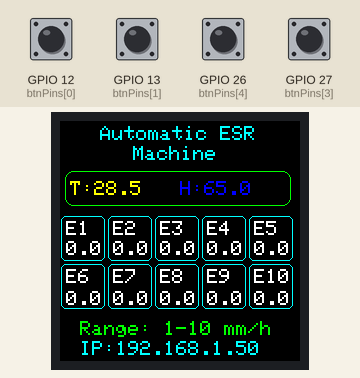
The program below on a simulated ESP32. Parts: 240×240 colour display. Inputs (shaded band) come from the test bench; at power-on: GPIO 12 (btnPins[0]), GPIO 13 (btnPins[1]), GPIO 26 (btnPins[4]), GPIO 27 (btnPins[3]) LOW. WiFi joins after 1.5 s; servers stay silent unless stated; what the program prints to the serial monitor is not drawn.

Above: at 2.9 s.
3.0 s: GPIO 13 (btnPins[1]) pulled HIGH for 0.15 s
At 3.52 s:
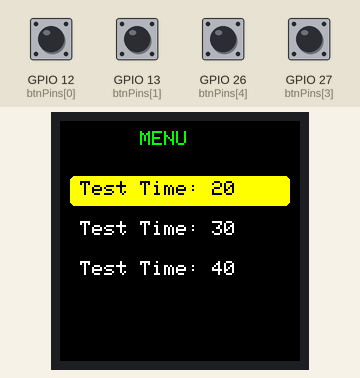
3.7 s: GPIO 12 (btnPins[0]) pulled HIGH for 0.15 s
At 4.1 s:
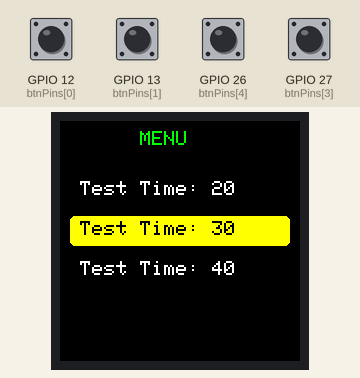
4.4 s: GPIO 13 (btnPins[1]) pulled HIGH for 1 s
At 5.3 s:
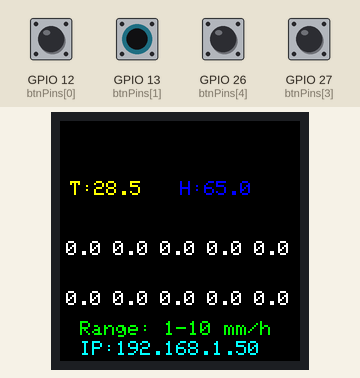
6.0 s: GPIO 27 (btnPins[3]) pulled HIGH for 0.15 s
At 6.4 s:
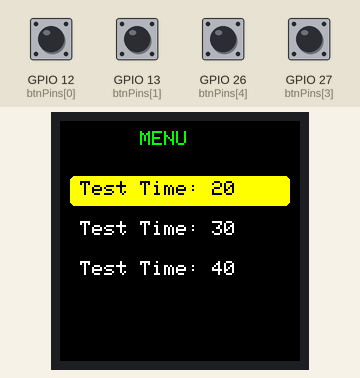
6.7 s: GPIO 27 (btnPins[3]) pulled HIGH for 1 s
At 8.21 s:
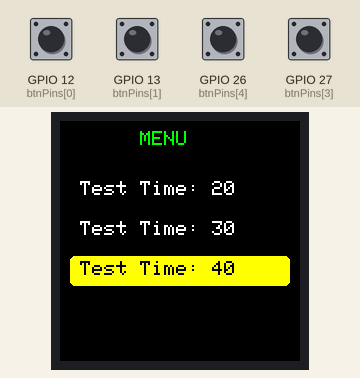
8.3 s: GPIO 12 (btnPins[0]) pulled HIGH for 1 s
At 9.89 s:
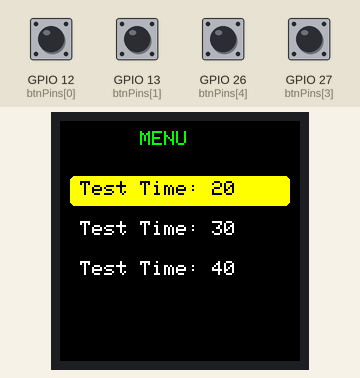
Timing chart, 0 to 10.9 s (numbered marks = the images above; inputs shaded):
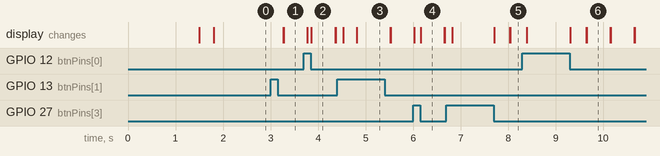

The program:

main.cpp
```cpp
#include <Arduino.h>
#include <WiFi.h>
#include <WebServer.h>
#include <TFT_eSPI.h>
#include <SPI.h>

// WiFi credentials
const char *ssid = "Tanvir";
const char *password = "#MTHT010isback";

WebServer server(80);
TFT_eSPI tft = TFT_eSPI();

// Data
float esrValues[10];
float temperature = 28.5;
float humidity = 65.0;

int testTime = 20; //  FIX
int menuSelection = 0;

// Button pins
const int btnPins[5] = {12, 13, 14, 27, 26};
volatile int menuIndex = 0;

TaskHandle_t displayTaskHandle;

// ===== HTML PAGE =====
String htmlPage()
{
  String html = R"rawliteral(
<!DOCTYPE html>
<html>
<head>
<meta http-equiv="refresh" content="2">
<meta charset="UTF-8">
  <title>Automatic ESR Machine</title>
  <meta name="viewport" content="width=device-width, initial-scale=1">
  <style>
    body {
      font-family: Arial, sans-serif;
      margin: 0;
      text-align: center;
      background: linear-gradient(135deg, #0f2027, #203a43, #2c5364);
      color: #00ffd5;
    }

    /* Header */
    .header h1 {
      font-size: 80px;
      margin: 20px 0;
      text-shadow: 0 0 20px #00ffd5;
    }

    /* 🔥 Sensor Panel (Improved) */
    .sensor-panel {
      display: flex;
      justify-content: center;
      gap: 40px;
      margin: 20px;
    }

    .sensor {
      font-size: 32px;
      padding: 20px 30px;
      border-radius: 15px;

      background: rgba(0, 0, 0, 0.4);
      border: 2px solid #00ffd5;

      box-shadow: 0 0 15px rgba(0,255,213,0.6);
    }

    /* ESR Grid */
    .container {
      display: grid;
      grid-template-columns: repeat(5, 1fr);
      gap: 20px;
      padding: 30px;
      max-width: 1000px;
      margin: auto;
    }

    .esr {
      font-size: 26px;
      padding: 20px;
      border-radius: 12px;
      background: rgba(0,0,0,0.3);
      border: 1px solid rgba(0,255,213,0.5);
      box-shadow: 0 0 10px rgba(0,255,213,0.4);
    }

    /* Range */
    .range {
      font-size: 22px;
      margin-top: 10px;
      text-shadow: 0 0 10px #00ffd5;
    }

    /* Footer */
    .footer {
      margin-top: 10px;
      font-size: 18px;
      color: #aaa;
    }

    .credit {
      font-size: 16px;
      color: #888;
      margin-bottom: 20px;
    }

  </style>

</head>
<body>

  <div class="header">
    <h1>Automatic ESR Machine</h1>
  </div>

<div class="sensor-panel">
  <div class="sensor"> TEMP: )rawliteral";

  html += String(temperature) + " °C</div>";
  html += "<div class='sensor'> HUM: " + String(humidity) + " %</div></div>";

  html += "<div class='container'>";

  for (int i = 0; i < 10; i++)
  {
    html += "<div class='esr'>ESR ";
    html += (i + 1);
    html += ": ";
    html += String(esrValues[i]);
    html += " mm/h</div>";
  }

  html += R"rawliteral(
</div>

<p>Normal ESR Range: 1 - 10 mm/h</p>
<p>Status: Running | ESP32 Web Interface</p>
<p style="color:gray;">Developed by: Ariful Islam Riad (2008004) and Nurul Sajjad (2008006)</p>

</body>
</html>
)rawliteral";

  return html;
}

// ===== HANDLER =====
void handleRoot()
{
  server.send(200, "text/html", htmlPage());
}

// ===== TASKS =====
void TaskWebServer(void *pvParameters)
{
  while (1)
  {
    server.handleClient();
    vTaskDelay(10 / portTICK_PERIOD_MS);
  }
}

void TaskDisplay(void *pvParameters)
{
  tft.fillScreen(TFT_BLACK);

  // ===== HEADER =====
  tft.setTextColor(TFT_CYAN);
  tft.setTextSize(2);
  tft.setCursor(40, 5);
  tft.println("Automatic ESR");

  tft.setCursor(73, 25);
  tft.println("Machine");

  // ===== SENSOR PANEL =====
  tft.drawRoundRect(5, 50, 226, 35, 8, TFT_GREEN);

  // ===== ESR GRID STATIC =====
  int xStart = 1;
  int yStart = 95;
  int boxW = 44;
  int boxH = 45;

  for (int i = 0; i < 10; i++)
  {
    int col = i % 5;
    int row = i / 5;

    int x = xStart + col * (boxW + 3);
    int y = yStart + row * (boxH + 3);

    tft.drawRoundRect(x, y, boxW, boxH, 5, TFT_CYAN);

    tft.setTextColor(TFT_WHITE);
    tft.setTextSize(2);
    tft.setCursor(x + 5, y + 5);
    tft.print("E");
    tft.print(i + 1);
  }

  while (1)
  {
    // ===== TEMP =====
    tft.fillRect(10, 60, 90, 20, TFT_BLACK);
    tft.setTextColor(TFT_YELLOW);
    tft.setTextSize(2);
    tft.setCursor(10, 60);
    tft.print("T:");
    tft.print(temperature, 1);

    // ===== HUM =====
    tft.fillRect(120, 60, 90, 20, TFT_BLACK);
    tft.setTextColor(TFT_BLUE);
    tft.setCursor(120, 60);
    tft.print("H:");
    tft.print(humidity, 1);

    // ===== ESR VALUES =====
    for (int i = 0; i < 10; i++)
    {
      int col = i % 5;
      int row = i / 5;

      int x = xStart + col * (boxW + 3);
      int y = yStart + row * (boxH + 5);

      // Clear value area
      tft.fillRect(x + 2, y + 25, 40, 15, TFT_BLACK);

      // Color warning
      if (esrValues[i] > 10)
        tft.setTextColor(TFT_RED);
      else
        tft.setTextColor(TFT_WHITE);

      tft.setCursor(x + 5, y + 25);
      tft.print(esrValues[i], 1);
    }

    // ===== RANGE =====
    tft.fillRect(0, 200, 240, 15, TFT_BLACK);
    tft.setTextColor(TFT_GREEN);
    tft.setCursor(20, 200);
    tft.print("Range: 1-10 mm/h");

    // ===== IP =====
    tft.fillRect(0, 220, 240, 20, TFT_BLACK);
    tft.setTextColor(TFT_CYAN);
    tft.setCursor(20, 220);
    tft.print("IP:");
    tft.println(WiFi.localIP());

    vTaskDelay(1000 / portTICK_PERIOD_MS);
  }
}

void TaskButtons(void *pvParameters)
{
  int testTimes[3] = {20, 30, 40};

  while (1)
  {
    // ===== ENTER MENU (wait for press + release) =====
    if (digitalRead(13) == HIGH)
    {
      while (digitalRead(13) == HIGH)
        ; // wait release

      vTaskSuspend(displayTaskHandle); // pause display
      tft.fillScreen(TFT_BLACK);

      bool inMenu = true;

      while (inMenu)
      {
        tft.fillScreen(TFT_BLACK);

        // ===== TITLE =====
        tft.setTextColor(TFT_GREEN);
        tft.setTextSize(2);
        tft.setCursor(80, 10);
        tft.println("MENU");

        // ===== UP (27) =====
        if (digitalRead(27) == HIGH)
        {
          while (digitalRead(27) == HIGH)
            ; // wait release

          menuSelection--;
          if (menuSelection < 0)
            menuSelection = 2;
        }

        // ===== DOWN (12) =====
        if (digitalRead(12) == HIGH)
        {
          while (digitalRead(12) == HIGH)
            ;

          menuSelection++;
          if (menuSelection > 2)
            menuSelection = 0;
        }

        // ===== SELECT (26) =====
        if (digitalRead(26) == HIGH)
        {
          while (digitalRead(26) == HIGH)
            ;

          testTime = testTimes[menuSelection];
        }

        // ===== EXIT MENU (13) =====
        if (digitalRead(13) == HIGH)
        {
          inMenu = false;
          vTaskDelay(200 / portTICK_PERIOD_MS); // debounce
          break;
        }

        // ===== DISPLAY OPTIONS =====
        for (int i = 0; i < 3; i++)
        {
          int y = 60 + i * 40;

          if (i == menuSelection)
          {
            // highlight box
            tft.fillRoundRect(10, y - 5, 220, 30, 5, TFT_YELLOW);
            tft.setTextColor(TFT_BLACK);
          }
          else
          {
            tft.setTextColor(TFT_WHITE);
          }

          tft.setCursor(20, y);
          tft.print("Test Time: ");
          tft.print(testTimes[i]);
        }

        vTaskDelay(100 / portTICK_PERIOD_MS);
      }

      // ===== EXIT CLEANUP =====
      vTaskResume(displayTaskHandle);
      tft.fillScreen(TFT_BLACK);

      vTaskDelay(200 / portTICK_PERIOD_MS);
    }

    vTaskDelay(50 / portTICK_PERIOD_MS);
  }
}

void TaskESR(void *pvParameters)
{
  String data = "";

  while (1)
  {
    while (Serial.available())
    {
      char c = Serial.read();

      if (c == '\n') // full line received
      {
        // ===== PARSE DATA =====

        // TEMP
        int tIndex = data.indexOf("TEMP=");
        if (tIndex != -1)
        {
          temperature = data.substring(tIndex + 5).toFloat();
        }

        // HUM
        int hIndex = data.indexOf("HUM=");
        if (hIndex != -1)
        {
          humidity = data.substring(hIndex + 4).toFloat();
        }

        // ESR values
        for (int i = 0; i < 10; i++)
        {
          String key = "ESR" + String(i + 1) + "=";
          int index = data.indexOf(key);

          if (index != -1)
          {
            esrValues[i] = data.substring(index + key.length()).toFloat();
          }
        }

        data = ""; // clear buffer
      }
      else
      {
        data += c; // build string
      }
    }

    vTaskDelay(10 / portTICK_PERIOD_MS);
  }
}

// ===== SETUP =====
void setup()
{
  Serial.begin(9600);

  for (int i = 0; i < 5; i++)
  {
    pinMode(btnPins[i], INPUT);
  }

  WiFi.begin(ssid, password);
  while (WiFi.status() != WL_CONNECTED)
  {
    delay(500);
    Serial.println("Connecting...");
  }

  tft.init();
  tft.setRotation(0);
  tft.fillScreen(TFT_BLACK);
  pinMode(15, OUTPUT);
  digitalWrite(15, HIGH);

  Serial.println("Connected!");
  Serial.println(WiFi.localIP());

  server.on("/", handleRoot);
  server.begin();

  xTaskCreatePinnedToCore(TaskWebServer, "Web", 4096, NULL, 1, NULL, 1);
  xTaskCreatePinnedToCore(TaskButtons, "Buttons", 2048, NULL, 1, NULL, 0);
  xTaskCreatePinnedToCore(TaskESR, "ESR", 2048, NULL, 1, NULL, 1);
  xTaskCreatePinnedToCore(TaskDisplay, "Display", 4096, NULL, 1, &displayTaskHandle, 1);
}

void loop() {}
```

Measured:
- after the input at 3.0 s, the display: first changes after 0.27 s (image 1 shows a later state)
- what the display in image 2 shows lasts 0.5 s, from 3.9 s to 4.4 s
